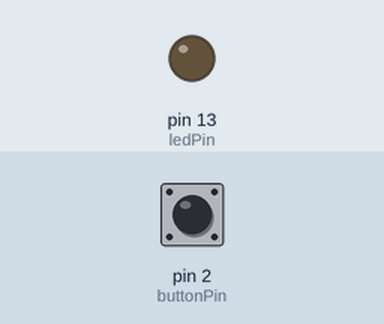
Simulated run of this sketch. Board: Arduino Uno, built with avr-gcc and run on an emulated ATmega328P. Parts: output pins drawn as LEDs (lit = HIGH). The test bench sets the inputs (shaded band); at power-on: pin 2 (buttonPin) HIGH.

Above: at 1.2 s.
1.3 s: pin 2 (buttonPin) pulled LOW for 0.15 s
At 1.37 s:
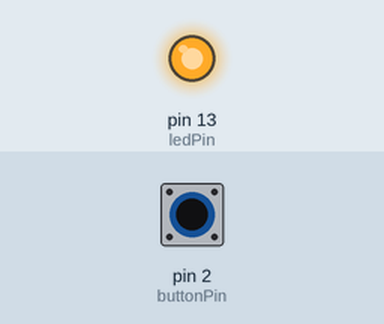
2.9 s: pin 2 (buttonPin) pulled LOW for 3.2 s
At 6.8 s:
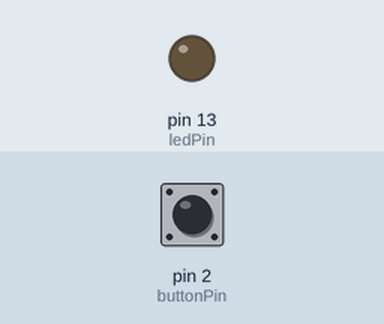
Timing chart, 0 to 8.3 s (numbered marks = the images above; inputs shaded):
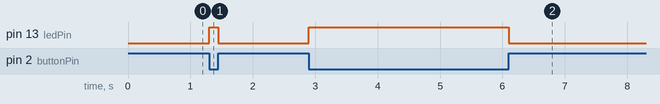

Measured:
- after the input at 1.3 s, pin 13 (ledPin): LOW → HIGH at once, → LOW 0.15 s later
- after the input at 2.9 s, pin 13 (ledPin): LOW → HIGH at once, → LOW 3.2 s later

The sketch:

05_button_reaction.ino
```cpp
/*  05. Arduino button oscilloscope demo sketch
 *
 * Use this sketch to see a button press as a waveform event in the
 * oscilloscope.
 *
 * Connect CHA of the oscilloscope to the button signal pin.
 *
 * Connect CHB to the anode of an LED.
 *
 * Set the scope to 5us time scale and 200mV voltage scale.
 *
 * Set triggering to Edge, downslope (because we use the internal
 * pull-up resistor), and start the experiment.
 *
 * There is not much to measure in this experiment, but you can see
 * how the LED wavefore goes to HIGH after the button is pressed and the
 * down-slope edge is detected.
 *
 * You can measure how long it takes for the Arduino to turn on
 * the LED. Use the horizontal cursors for this.
 *
 * Notice how the reaction time of the arduino varies, around 8us.
 *
 *
 * This sketch was written for Oscilloscopes for Busy People by Peter Dalmaris.
 * Find out more at https://techexplorations.com/courses/oscilloscopes/
 *
 * Components
 * ----------
 *  - Arduino Uno
 *  - 5mm LED
 *  - 220 Ohm resistor
 *  - Momentary button
 *  - A breadboard
 *  - An oscilloscope (of course)
 *
 *  Libraries
 *  ---------
 *  - NONE
 *
 * Connections
 * -----------
 * LED: cathode to GND, anode to resistor, resistor to pin 13
 * Button: One pin to Arduino pin 2, second pin to GND. Use the Arduino
 * internal pull-up resistor to save an external resistor.
 *
 *
 * Other information
 * -----------------
 *  -
 *  Created on September 16 2019 by Peter Dalmaris
 *
 */

const int buttonPin = 2;     // the number of the pushbutton pin
const int ledPin =  13;      // the number of the LED pin

int buttonState = 0;         // variable for reading the pushbutton status

void setup() {
  // initialize the LED pin as an output:
  pinMode(ledPin, OUTPUT);
  // initialize the pushbutton pin as an input:
  pinMode(buttonPin, INPUT);
  digitalWrite(buttonPin, HIGH);       // turn on pullup resistor
}

void loop() {
  // read the state of the pushbutton value:
  buttonState = digitalRead(buttonPin);

  // check if the pushbutton is pressed. If it is, the buttonState is HIGH:
  if (buttonState == LOW) {
    // turn LED on:
    digitalWrite(ledPin, HIGH);
  } else {
    // turn LED off:
    digitalWrite(ledPin, LOW);
  }
}
```
